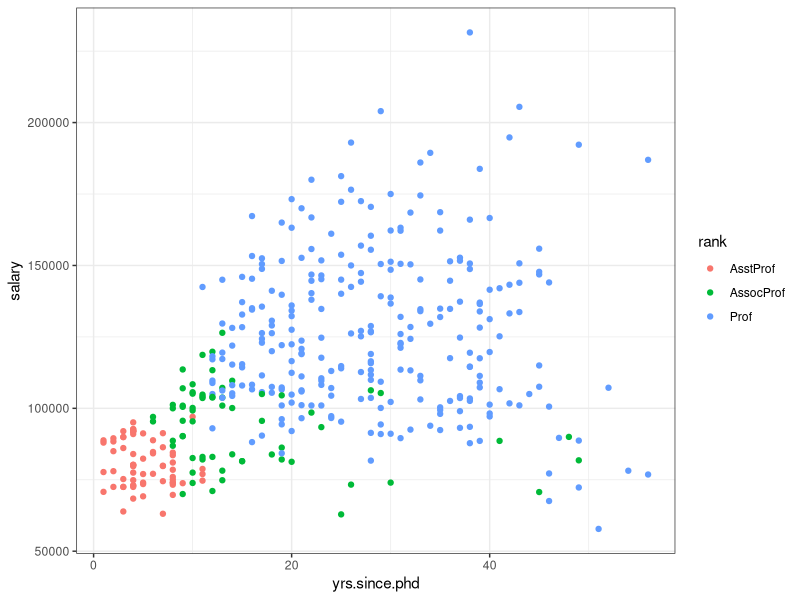
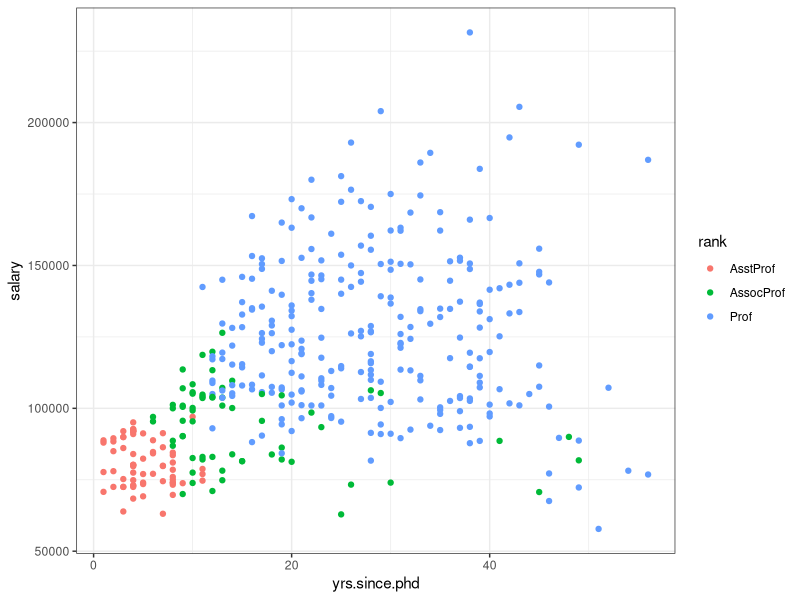
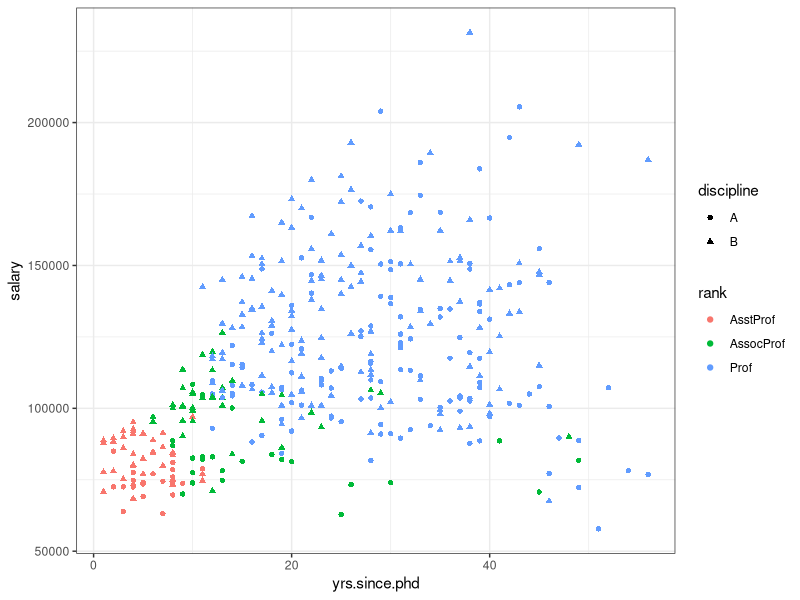
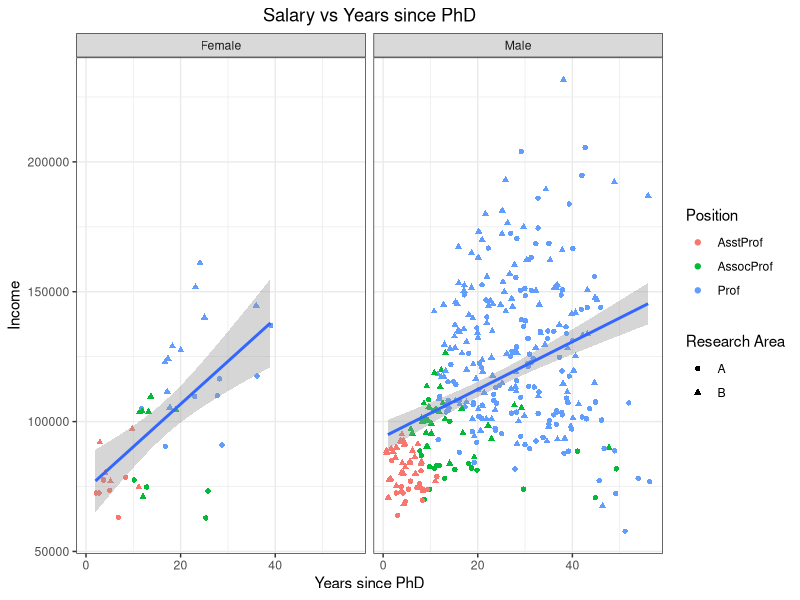
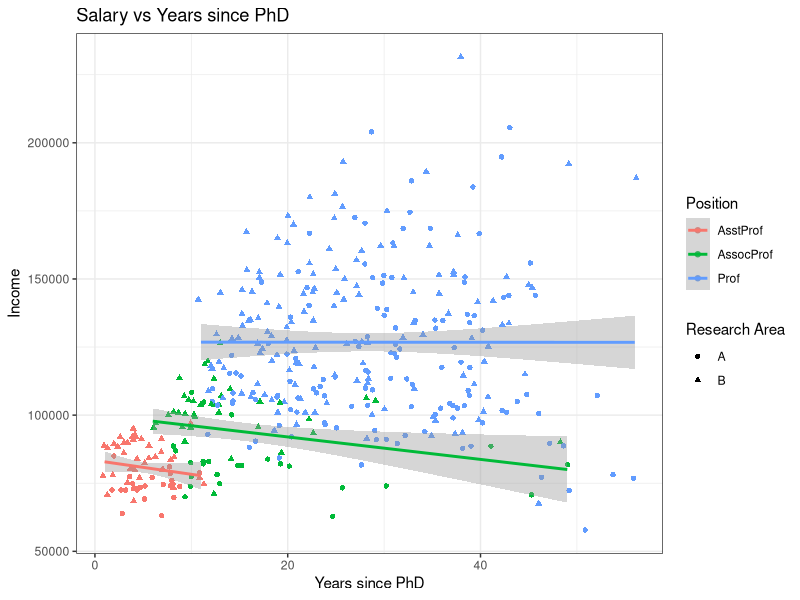
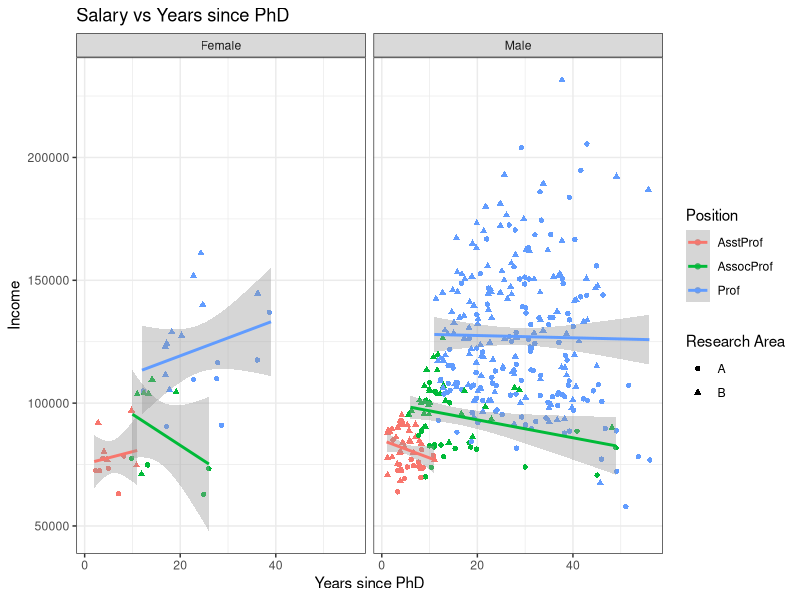
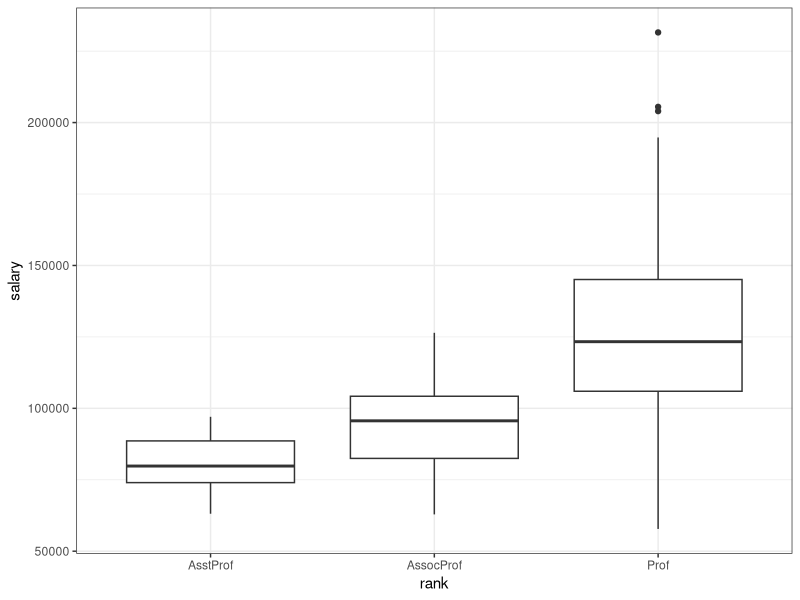
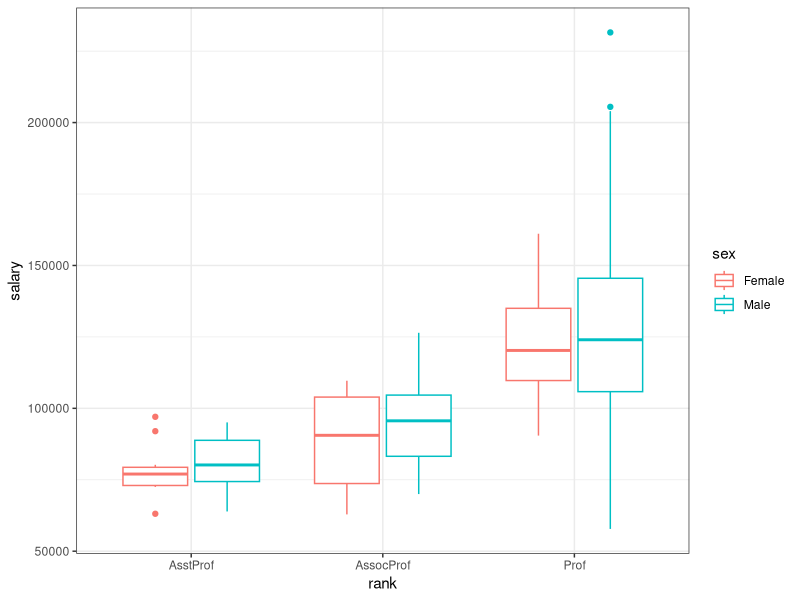

R code for these plots, in order:
install.packages("car")
library(car)
library(tidyverse)

# Set ggplot themes
theme_set(theme_bw())

head(Salaries)
View(Salaries)
str(Salaries)
dim(Salaries)
glimpse(Salaries)
names(Salaries)


Salaries %>% 
  ggplot(aes(yrs.since.phd, salary, color = rank)) +
  geom_point()

Salaries %>% 
  ggplot(aes(x = yrs.since.phd,
             y = salary,
             color = rank)) +
  geom_point()

Salaries %>% 
  ggplot(aes(yrs.since.phd, salary, color = rank, shape = discipline)) +
  geom_point()

################################################################################
Salaries %>% 
  ggplot(aes(yrs.since.phd, salary)) +
  geom_jitter(aes(color = rank, shape = discipline)) + 
  geom_smooth(method = lm) +
  facet_wrap(~sex) +
  labs(title = "Salary vs Years since PhD",
       x = "Years since PhD", y = "Income",
       color = "Position", shape = "Research Area") +
  theme(plot.title = element_text(hjust = 0.5))
################################################################################

Salaries %>% 
  ggplot(aes(yrs.since.phd, salary, color = rank)) +
  geom_jitter(aes(shape = discipline)) + 
  geom_smooth(method = lm) +
  labs(title = "Salary vs Years since PhD",
       x = "Years since PhD", y = "Income",
       color = "Position", shape = "Research Area")

Salaries %>% 
  ggplot(aes(yrs.since.phd, salary, color = rank)) +
  geom_jitter(aes(shape = discipline)) + 
  geom_smooth(method = lm) +
  facet_wrap(~sex) +
  labs(title = "Salary vs Years since PhD",
       x = "Years since PhD", y = "Income",
       color = "Position", shape = "Research Area")



# How to change tic marks and tic mark label

Salaries %>% 
  ggplot(aes(rank, salary)) +
  geom_boxplot()

Salaries %>% 
  ggplot(aes(rank, salary, color = sex)) +
  geom_boxplot()

Salaries %>% 
  ggplot(aes(rank, salary, fill = sex)) +
  geom_boxplot()

Salaries %>% 
  ggplot(aes(rank, salary, fill = sex)) +
  geom_boxplot(alpha = 0.5)

Salaries %>% 
  ggplot(aes(rank, salary, fill = sex)) +
  geom_boxplot(alpha = 0.5) +
  labs(title = "Faculty Salary by Rank and Gender",
       x = "", y = "", fill = "Gender") +
  theme(plot.title = element_text(hjust = 0.5))


# Change of tics and tic labels
Salaries %>% 
  filter(salary < 150000) %>% 
  ggplot(aes(x = rank, y = salary, fill = sex)) +
  geom_boxplot(alpha = 0.5) +
  scale_x_discrete(breaks = c("AsstProf", "AssocProf", "Prof"),
                   labels = c("Assistant\nProfessor", "Associate\nProfessor",
                              "Full\nProfessor")) +
  scale_y_continuous(breaks = c(50000, 100000, 150000, 200000),
                     labels = c("$50K", "$100K", "$150K", "$200K")) +
  labs(title = "Faculty Salary by Rank and Gender",
       x = "", y = "", fill = "Gender") +
  theme(plot.title = element_text(hjust = 0.5))


# Move the legend
Salaries %>% 
  filter(salary < 150000) %>% 
  ggplot(aes(x = rank, y = salary, fill = sex)) +
  geom_boxplot(alpha = 0.5) +
  scale_x_discrete(breaks = c("AsstProf", "AssocProf", "Prof"),
                   labels = c("Assistant\nProfessor", "Associate\nProfessor",
                              "Full\nProfessor")) +
  scale_y_continuous(breaks = c(50000, 100000, 150000, 200000),
                     labels = c("$50K", "$100K", "$150K", "$200K")) +
  labs(title = "Faculty Salary by Rank and Gender",
       x = "", y = "", fill = "Gender") +
  theme(plot.title = element_text(hjust = 0.5)) +
  theme(legend.position = c(.11, .78))    # Move 11% along x-axis & 78% along y-axis   














